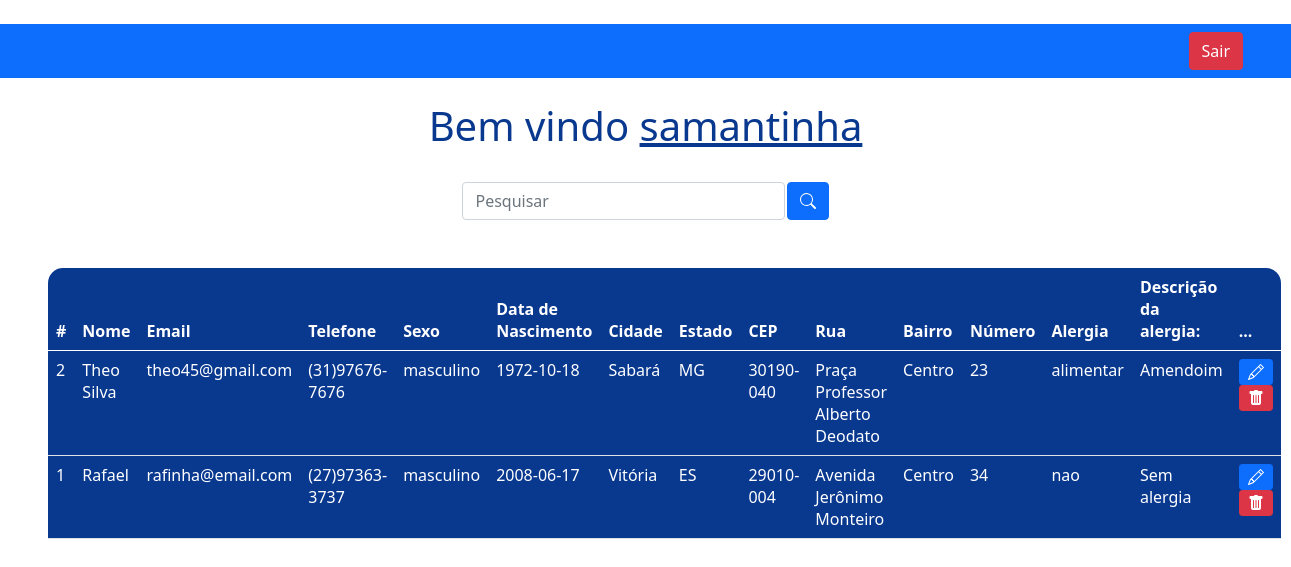
Page /sistema_paciente.php (signed in) on the committed database.
### tables this page shows
CREATE TABLE `pacientes` (
  `id` int NOT NULL AUTO_INCREMENT,
  `nome` varchar(200) NOT NULL,
  `email` varchar(100) NOT NULL,
  `sexo` varchar(45) NOT NULL,
  `data_nascimento` date NOT NULL,
  `telefone` varchar(45) NOT NULL,
  `cidade` varchar(45) NOT NULL,
  `estado` varchar(45) NOT NULL,
  `cep` varchar(100) NOT NULL,
  `rua` varchar(100) NOT NULL,
  `bairro` varchar(100) NOT NULL,
  `numero` varchar(100) NOT NULL,
  `alergia` varchar(100) NOT NULL,
  `descricao_alergia` varchar(400) NOT NULL,
  `cpf` varchar(21) NOT NULL,
  `rg` varchar(45) NOT NULL,
  PRIMARY KEY (`id`)
);

### sistema_paciente.php (the view, shortened to what this page needs)
<?php
    include_once('config.php');
    $logado = $_SESSION['usuario'];
    if(!empty($_GET['search']))
    {
        $data = $_GET['search'];
        $sql = "SELECT * FROM pacientes WHERE id LIKE '%$data%' or nome LIKE '%$data%' or ORDER BY id DESC";
    }
    else
    {
        $sql = "SELECT * FROM pacientes ORDER BY id DESC";
    }
    $result = $conexao->query($sql);
?>
<!DOCTYPE html>
<html lang="en">
<head>
    <link href="https://cdn.jsdelivr.net/npm/bootstrap@5.0.2/dist/css/bootstrap.min.css" rel="stylesheet">
</head>
<body>
    <nav class="navbar navbar-expand-lg navbar-dark bg-primary">
        <div class="container-fluid">
        </div>
        <div class="d-flex">
            <a href="sair.php" class="btn btn-danger me-5">Sair</a>
        </div>
    </nav>
    <br>
    <?php
        echo "<h1>Bem vindo <u>$logado</u></h1>";
    ?>
    <br>
    <div class="box-search">
        <input type="search" class="form-control w-25" placeholder="Pesquisar" id="pesquisar">
        <button onclick="searchData()" class="btn btn-primary">
        </button>
    </div>
    <div class="m-5">
        <table class="table text-white table-bg">
            <thead>
                <tr>
                    <th scope="col">#</th>
                    <th scope="col">Nome</th>
                    <th scope="col">Email</th>
                    <th scope="col">Telefone</th>
                    <th scope="col">Sexo</th>
                    <th scope="col">Data de Nascimento</th>
                    <th scope="col">Cidade</th>
                    <th scope="col">Estado</th>
                    <th scope="col">CEP</th>
                    <th scope="col">Rua</th>
                    <th scope="col">Bairro</th>
                    <th scope="col">Número</th>
                    <th scope="col">Alergia</th>
                    <th scope="col">Descrição da alergia:</th>
                    <th scope="col">...</th>
                </tr>
            </thead>
            <tbody>
                <?php
                    while($user_data = mysqli_fetch_assoc($result)) {
                        echo "<tr>";
                        echo "<td>".$user_data['id']."</td>";
                        echo "<td>".$user_data['nome']."</td>";
                        echo "<td>".$user_data['email']."</td>";
                        echo "<td>".$user_data['telefone']."</td>";
                        echo "<td>".$user_data['sexo']."</td>";
                        echo "<td>".$user_data['data_nascimento']."</td>";
                        echo "<td>".$user_data['cidade']."</td>";
                        echo "<td>".$user_data['estado']."</td>";
                        echo "<td>".$user_data['cep']."</td>";
                        echo "<td>".$user_data['rua']."</td>";
                        echo "<td>".$user_data['bairro']."</td>";
                        echo "<td>".$user_data['numero']."</td>";
                        echo "<td>".$user_data['alergia']."</td>";
                        echo "<td>".$user_data['descricao_alergia']."</td>";
                        echo "<td>
                        <a class='btn btn-sm btn-primary' href='edit.php?id=$user_data[id]' title='Editar'>
                            <svg xmlns='http://www.w3.org/2000/svg' width='16' height='16' fill='currentColor' class='bi bi-pencil' viewBox='0 0 16 16'>
                                <path d='M12.146.146a.5.5 0 0 1 .708 0l3 3a.5.5 0 0 1 0 .708l-10 10a.5.5 0 0 1-.168.11l-5 2a.5.5 0 0 1-.65-.65l2-5a.5.5 0 0 1 .11-.168l10-10zM11.207 2.5 13.5 4.793 14.793 3.5 12.5 1.207 11.207 2.5zm1.586 3L10.5 3.207 4 9.707V10h.5a.5.5 0 0 1 .5.5v.5h.5a.5.5 0 0 1 .5.5v.5h.293l6.5-6.5zm-9.761 5.175-.106.106-1.528 3.821 3.821-1.528.106-.106A.5.5 0 0 1 5 12.5V12h-.5a.5.5 0 0 1-.5-.5V11h-.5a.5.5 0 0 1-.468-.325z'/>
                            </svg>
                            </a>
                            <a class='btn btn-sm btn-danger' href='delete.php?id=$user_data[id]' title='Deletar'>
                                <svg xmlns='http://www.w3.org/2000/svg' width='16' height='16' fill='currentColor' class='bi bi-trash-fill' viewBox='0 0 16 16'>
                                    <path d='M2.5 1a1 1 0 0 0-1 1v1a1 1 0 0 0 1 1H3v9a2 2 0 0 0 2 2h6a2 2 0 0 0 2-2V4h.5a1 1 0 0 0 1-1V2a1 1 0 0 0-1-1H10a1 1 0 0 0-1-1H7a1 1 0 0 0-1 1H2.5zm3 4a.5.5 0 0 1 .5.5v7a.5.5 0 0 1-1 0v-7a.5.5 0 0 1 .5-.5zM8 5a.5.5 0 0 1 .5.5v7a.5.5 0 0 1-1 0v-7A.5.5 0 0 1 8 5zm3 .5v7a.5.5 0 0 1-1 0v-7a.5.5 0 0 1 1 0z'/>
                                </svg>
                            </a>
                            </td>";
                        echo "</tr>";
                    }
                    ?>
            </tbody>
        </table>
    </div>
</body>
</html>

### sistema_paciente.php (style rules this page uses)
body { background-image:"back_sistema.jpg"; background-size: cover; color: white; text-align: center; }
.table-bg { background: #09388f; border-radius: 15px 15px 0 0; }
.box-search { display: flex; justify-content: center; gap: .1%; }
h1 { color:#09388f; }

### rows in the picture
pacientes: id "2", nome "Theo Silva", email "theo45@gmail.com", telefone "(31)97676-7676", sexo "masculino", data_nascimento "1972-10-18", cidade "Sabará", estado "MG", cep "30190-040", rua "Praça Professor Alberto Deodato", bairro "Centro", numero "23", alergia "alimentar", descricao_alergia "Amendoim"
pacientes: id "1", nome "Rafael", email "rafinha@email.com", telefone "(27)97363-3737", sexo "masculino", data_nascimento "2008-06-17", cidade "Vitória", estado "ES", cep "29010-004", rua "Avenida Jerônimo Monteiro", bairro "Centro", numero "34", alergia "nao", descricao_alergia "Sem alergia"

### other values in the picture
$logado "samantinha"
